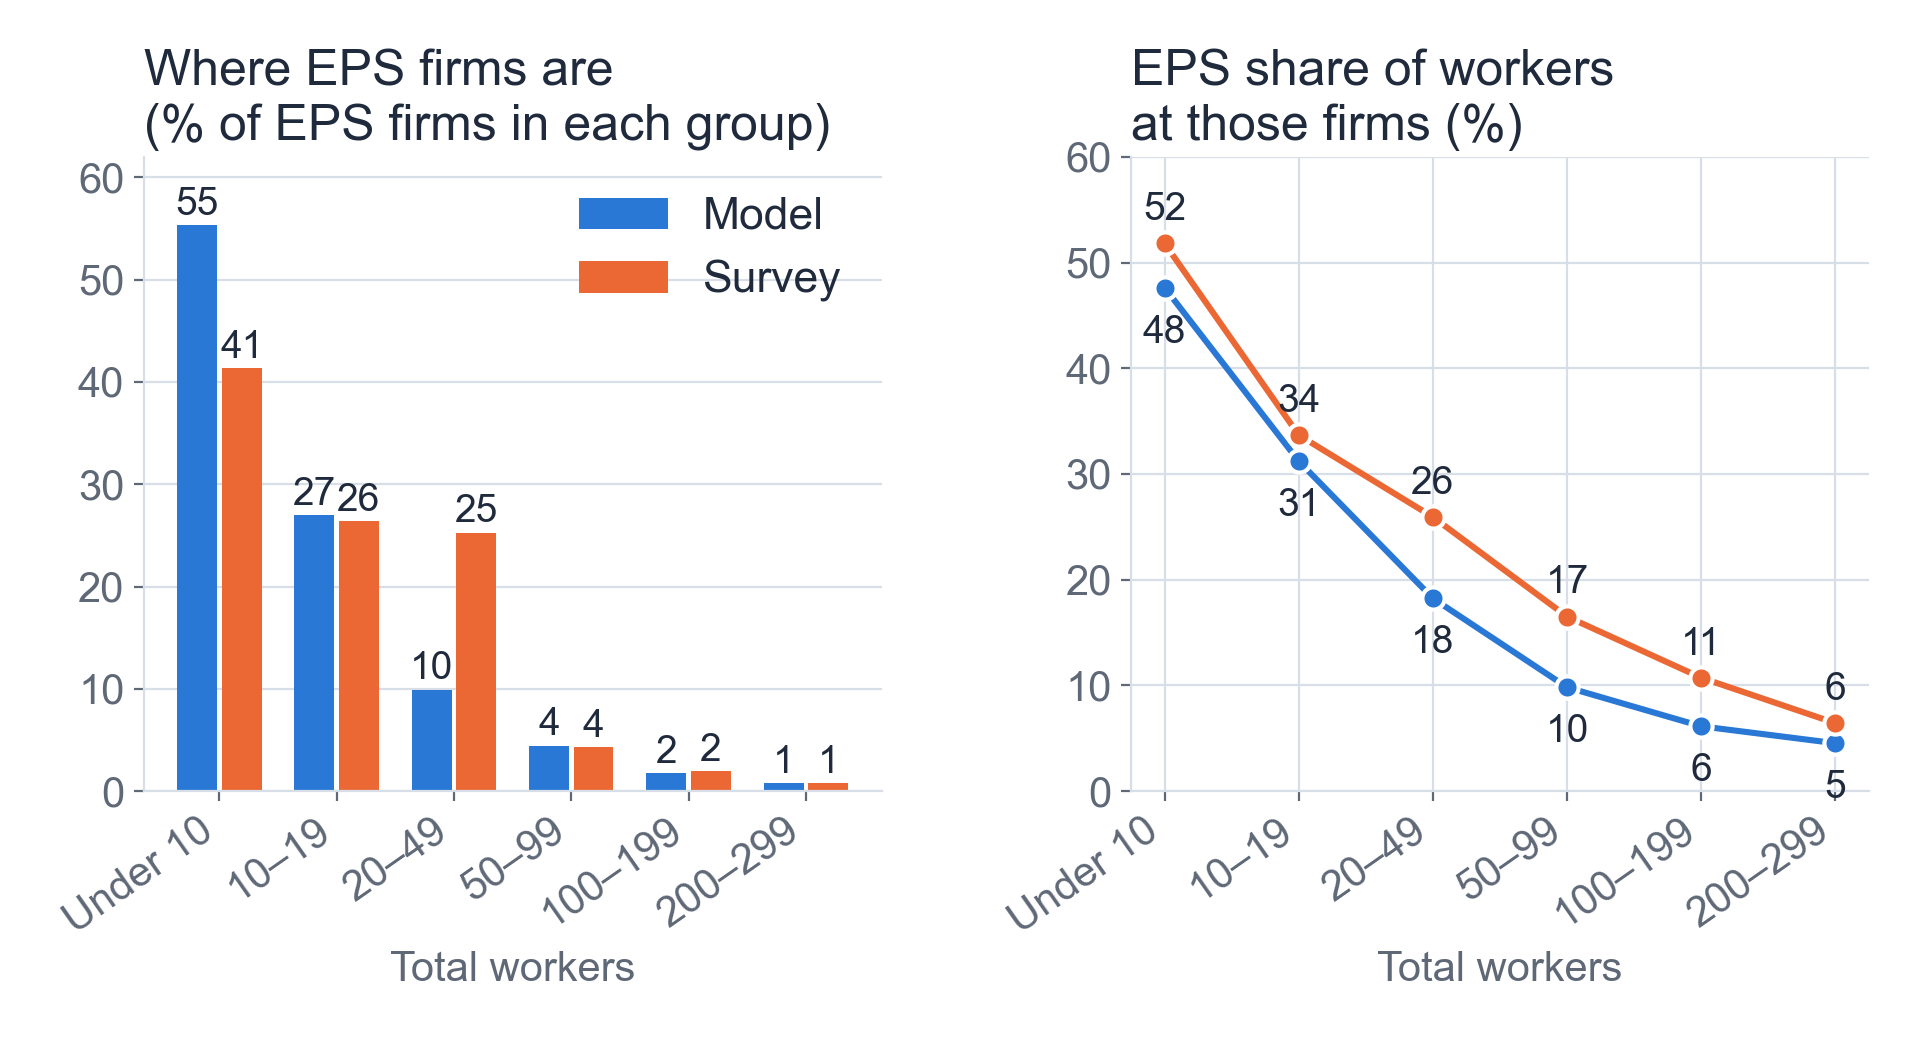

Source code (Python):
"""Slide 46 chart: model EPS users against the 2019 survey by total workers (2019 caps).
Run from this folder: python3 fig_users_size.py. Writes fig_users_size.png."""
import json

import matplotlib
matplotlib.use("Agg")
import matplotlib.pyplot as plt
import numpy as np

B = "../../hopenhayn_project/eps_model/baseline/"
D = json.load(open(B + "diagnostics.json"))
S = json.load(open(B + "survey_binding.json"))
ubt, sbt = D["runs"]["current_2019"]["users_by_total"], S["by_total_workers"]
keys = [("0-10", "Under 10"), ("10-20", "10–19"), ("20-50", "20–49"), ("50-100", "50–99"), ("100-200", "100–199"), ("200-300", "200–299")]
BLUE, ORANGE, INK, MUTED, GRID = "#2a78d6", "#eb6834", "#1F2A3C", "#5F6876", "#D8DEE8"
plt.rcParams.update({"font.family": "Arial", "font.size": 17, "axes.edgecolor": GRID, "axes.labelcolor": MUTED, "text.color": INK,
                     "xtick.color": MUTED, "ytick.color": MUTED, "axes.spines.top": False, "axes.spines.right": False,
                     "axes.grid": True, "grid.color": GRID, "grid.linewidth": 0.8, "axes.axisbelow": True, "axes.titlecolor": INK,
                     "legend.frameon": False, "savefig.dpi": 200, "savefig.facecolor": "white"})
mf = [100 * ubt[k]["share_of_users"] for k, _ in keys]
sf = [100 * sbt[k]["share_of_firms"] for k, _ in keys]
ms = [100 * ubt[k]["eps_share"] for k, _ in keys]
ss = [100 * sbt[k]["eps_share"] for k, _ in keys]
labs = [l for _, l in keys]
x = np.arange(len(keys))
fig, (a, b) = plt.subplots(1, 2, figsize=(9.6, 5.2))
W = 0.38
for vals, off, c, lab in [(mf, -W / 2, BLUE, "Model"), (sf, W / 2, ORANGE, "Survey")]:
    bars = a.bar(x + off, vals, W - 0.04, color=c, label=lab)
    for r, v in zip(bars, vals):
        a.text(r.get_x() + r.get_width() / 2, v + 1.0, f"{v:.0f}", ha="center", fontsize=14, color=INK)
a.set_title("Where EPS firms are\n(% of EPS firms in each group)", fontsize=18, loc="left")
a.set_ylim(0, 62)
a.grid(axis="x", visible=False)
for vals, c, lab in [(ms, BLUE, "Model"), (ss, ORANGE, "Survey")]:
    b.plot(x, vals, color=c, lw=2.2, marker="o", ms=8, label=lab, markeredgecolor="white", markeredgewidth=1.5)
for i, (m, v) in enumerate(zip(ms, ss)):
    b.text(i, v + 2.2, f"{v:.0f}", ha="center", fontsize=14, color=INK)
    b.text(i, m - 5.2, f"{m:.0f}", ha="center", fontsize=14, color=INK)
b.set_title("EPS share of workers\nat those firms (%)", fontsize=18, loc="left")
b.set_ylim(0, 60)
for ax in (a, b):
    ax.set_xticks(x, labs, rotation=35, ha="right", fontsize=15)
    ax.set_xlabel("Total workers", fontsize=15)
    ax.tick_params(axis="y", labelsize=15)
a.legend(loc="upper right", fontsize=16)
fig.tight_layout(w_pad=2.5)
fig.savefig("fig_users_size.png")
print("model firms", [round(v) for v in mf], "survey firms", [round(v) for v in sf])
print("model share", [round(v) for v in ms], "survey share", [round(v) for v in ss])
